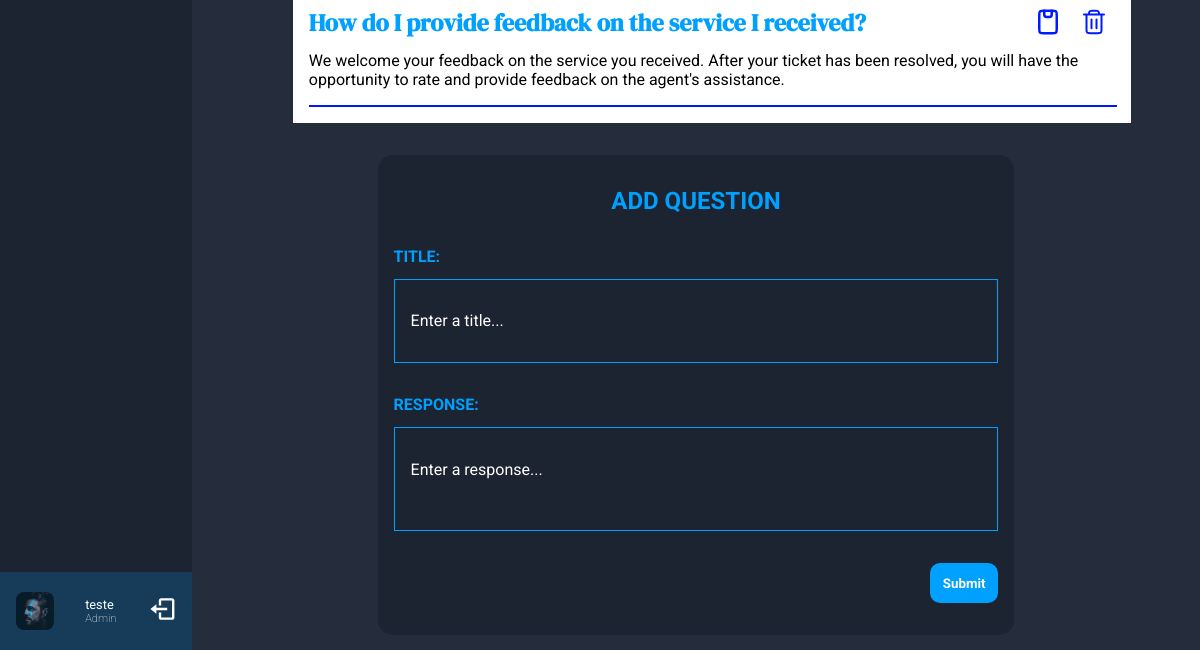
Before: /pages/faq.php (signed in, lower part) with the older database file.
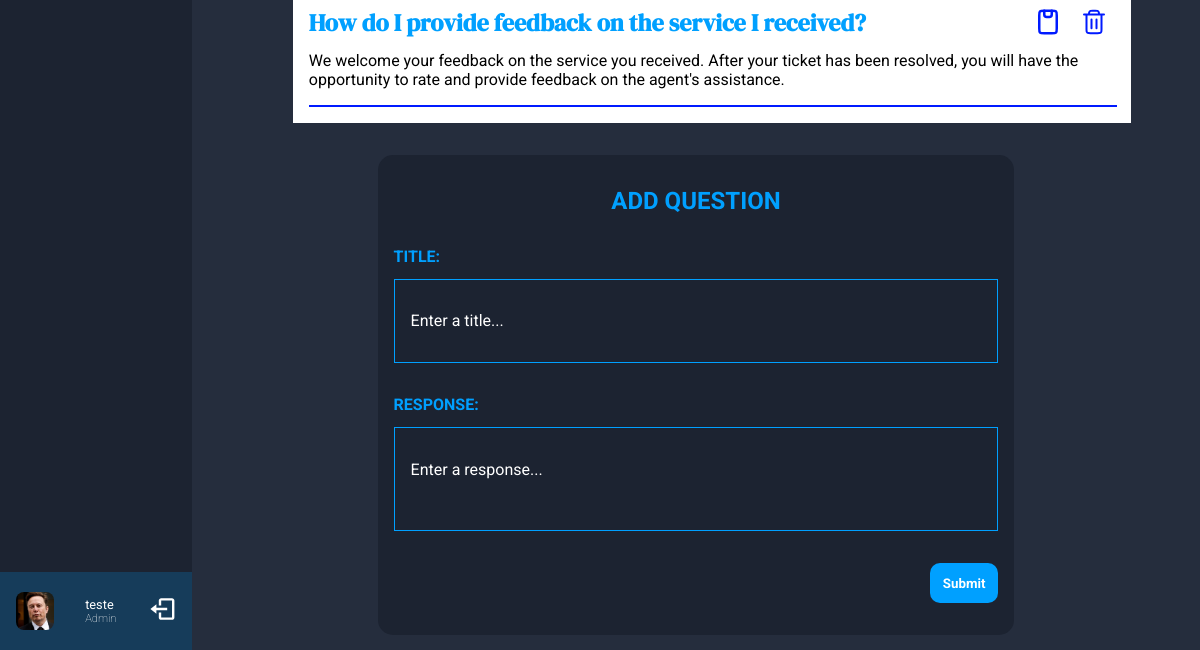
After: the same page with the newer database file.
### tables this page shows
CREATE TABLE User (
    --ID'S
    id INTEGER PRIMARY KEY AUTOINCREMENT,

    --CONTENT
    username VARCHAR(50) NOT NULL,
    password VARCHAR(50) NOT NULL,
    email VARCHAR(50) NOT NULL,
    full_name VARCHAR(100) NOT NULL,
    image VARCHAR(100),
    created_at TIMESTAMP DEFAULT CURRENT_TIMESTAMP
);

### database/User.class.php (called while the page is built, shortened)
<?php
class User{
    public ?int $id;
    public function __construct(?int $id, string $username, string $password, string $email, string $fullName,string $image) {
        $this->id=$id;
        $this->fullName = $fullName;
        $this->image = $image;
    }
    public function whatPermission($db) {
        $stmt = $db->prepare("SELECT * FROM Admin WHERE id = ?");
        $stmt->execute([$this->id]);
        $result = $stmt->fetch();
        if($result !== false) return 'Admin';
        return null;
    }
    static function getUser($db, int $id) {
        $stmt = $db->prepare('
        SELECT *
        FROM User
        WHERE id = ?
        ');
        $stmt->execute(array($id));
        $user = $stmt->fetch();
        return new User(
            $user['id'],
            $user['username'],
            $user['password'],
            $user['email'],
            $user['full_name'],
            $user['image']
        );
    }
}
?>

### session.php (called while the page is built, shortened)
<?php
  class Session {
    public function getId() : ?int {
      return isset($_SESSION['id']) ? $_SESSION['id'] : null;
    }
  }
?>

### database/FaqQuestions.class.php (called while the page is built, shortened)
<?php
function getQuestions($db) {
    $stmt = $db->prepare('SELECT * FROM Faq');
    $stmt->execute();
    return $stmt->fetchAll();
}

### templates/faqQuestions.php (the view, shortened to what the changed rows need)
<?php function drawFaqQuestions(User $user, $questions, $db){ ?>
    <div class="main-content">
        <div class="faq-container">
            <div class="faq-questions">
                <?php foreach($questions as $question) { ?>
                <div class="question" id=<?= "Faq-question$question[id]" ?>>
                        <div class="title-remove">
                            <h2><?=$question['title'] ?></h2>
                            <?php if($user->whatPermission($db)=='Agent' || $user->whatPermission($db)== 'Admin') drawButtons();?>
                        </div>
                        <p><?=$question['response'] ?></p>
                </div>
                <span></span>
                <?php } ?>
            </div>
        </div>
        <?php if($user->whatPermission($db)=='Agent' || $user->whatPermission($db)== 'Admin') drawAddQuestion();?>
    </div>
<?php } ?>
<?php function drawButtons(){ ?>
    <?php echo '<div class = buttons>
        <button class="copy-btn">
            <svg xmlns="http://www.w3.org/2000/svg" width="30px" height="30px" viewBox="0 0 24 24" fill="none">
                <path d="M15 3C16.8856 3 17.8284 3 18.4142 3.58579C19 4.17157 19 5.11438 19 7L19 17C19 18.8856 19 19.8284 18.4142 20.4142C18.4142 20.4142 18.4142 20.4142 18.4142 20.4142C17.8284 21 16.8856 21 15 21V21L9 21V21C7.11438 21 6.17157 21 5.58579 20.4142C5 19.8284 5 18.8856 5 17L5 7C5 5.11438 5 4.17157 5.58579 3.58579C5.58579 3.58579 5.58579 3.58579 5.58579 3.58579C6.17157 3 7.11438 3 9 3V3L15 3V3Z" stroke="#323232" stroke-width="2" stroke-linejoin="round"/>
                <path d="M9 3V6C9 7.10457 9.89543 8 11 8H13C14.1046 8 15 7.10457 15 6V3" stroke="#323232" stroke-width="2" stroke-linecap="round" stroke-linejoin="round"/>
            </svg>
            <span class="copy-msg">Copy link!</span>
            <span class="copied-msg">Link copied ✔</span>
        </button>
        <button class="remove-btn">
            <svg width="30" height="30" viewBox="0 0 30 30" fill="none" xmlns="http://www.w3.org/2000/svg">
                <path d="M17.5 12.5V21.25M12.5 12.5V21.25M7.5 7.5V22.25C7.5 23.6501 7.5 24.3498 7.77249 24.8845C8.01216 25.3549 8.39434 25.7381 8.86475 25.9777C9.399 26.25 10.0987 26.25 11.4961 26.25H18.5039C19.9012 26.25 20.6 26.25 21.1343 25.9777C21.6046 25.7381 21.9881 25.3549 22.2277 24.8845C22.5 24.3503 22.5 23.6513 22.5 22.2539V7.5M7.5 7.5H10M7.5 7.5H5M22.5 7.5H20M22.5 7.5H25M10 7.5H20M10 7.5C10 6.33515 10 5.75301 10.1903 5.29357C10.444 4.68101 10.9304 4.19404 11.543 3.9403C12.0024 3.75 12.5851 3.75 13.75 3.75H16.25C17.4149 3.75 17.9972 3.75 18.4567 3.9403C19.0692 4.19404 19.5559 4.68101 19.8096 5.29357C19.9999 5.753 20 6.33515 20 7.5" stroke="#001AFF" stroke-width="2" stroke-linecap="round" stroke-linejoin="round"/>
            </svg>
        </button>
    </div>'; ?>
<?php } ?>
<?php function drawAddQuestion(){ ?>
    <?php echo '<div class="add-card">
            <h2>ADD QUESTION</h2>
            <form class="add-question" action="../actions/actionnewfaq.php" method="post">
                <label for="title">TITLE:</label>
                <input id="title" name="title" type="text" placeholder="Enter a title..." required>
                <label for="response">RESPONSE:</label>
                <textarea id="response" name="response" placeholder="Enter a response..." required></textarea>
                <button>Submit</button>
            </form>
        </div>'; ?>
<?php } ?>

### templates/nav.tpl.php (shortened to what the changed rows need)
<?php function drawNav(User $user, $db, String $selected){ ?>
    <main>
        <nav class="nav-bar">
            <div class="user-info unselectable">
                <div class="square">
                    <img src="<?= $user->image?>" alt="user_image">
                </div>
                <div>
                    <p class="name"><?php echo $user->fullName?></p>
                    <p class="role"><?php echo $user->whatPermission($db) ?></p>
                </div>
                <a href='../actions/actionlogout.php'>
                    <svg class="log-out" fill="#000000" width="50" height="50" viewBox="0 0 24 24"
                         xmlns="http://www.w3.org/2000/svg"><path d="M16 13v-2H7V8l-5 4 5 4v-3z"/><path d="M20 3h-9c-1.103 0-2 .897-2 2v4h2V5h9v14h-9v-4H9v4c0 1.103.897 2 2 2h9c1.103 0 2-.897 2-2V5c0-1.103-.897-2-2-2z"/></svg>
                </a>
            </div>
        </nav>
<?php } ?>

Changed rows visible on the page:
changed user "teste": image: picture added in place of a placeholder
